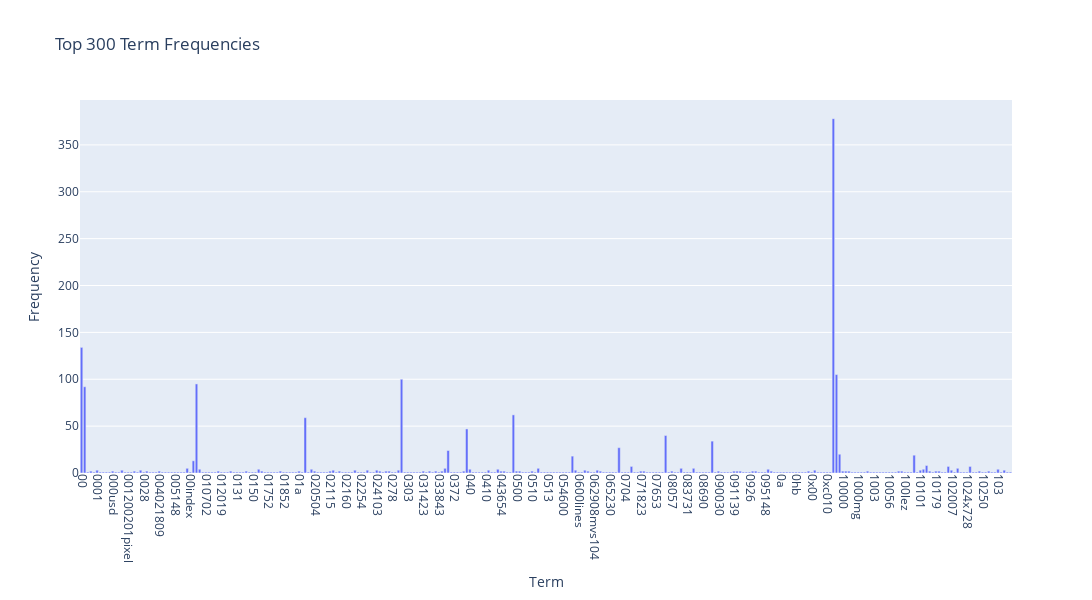

Write notebook code for a chart like this one.
### Markdown cell above
### >>> **Exercise 12 (take home):**
If you want a nicer interactive visualization here, I would encourage you try to install and use plotly to achieve this.

### Code cell
# Answer here
#將前300個terms的頻率用plotly畫出來
import plotly.express as px

df = pd.DataFrame({
    "Term": count_vect.get_feature_names_out()[:300],
    "Frequency": term_frequencies[:300]
})

fig = px.bar(
    df,
    x="Term",
    y="Frequency",
    title="Top 300 Term Frequencies",
)

fig.update_layout(
    xaxis=dict(tickangle=90),#plotly 旋轉 x 軸標籤需使用tickangle，使用rotation會無效，rotation是matplotlib,seaborn的參數
    width=2000,
    height=600
)

fig.show()

### Figure 1 — Plotly figure (JSON) as saved in the notebook; plotly's stock layout.template omitted (floating-point values rounded to 4 significant figures; data arrays with more than 128 entries replaced by an {"elided": "..."} marker saying what was removed)
{"data": [{"hovertemplate": "Term=%{x}<br>Frequency=%{y}<extra></extra>", "legendgroup": "", "marker": {"color": "#636efa", "pattern": {"shape": ""}}, "name": "", "orientation": "v", "showlegend": false, "textposition": "auto", "type": "bar", "x": {"elided": "300 str values"}, "xaxis": "x", "y": {"elided": "300 int values"}, "yaxis": "y"}], "layout": {"barmode": "relative", "height": 600, "legend": {"tracegroupgap": 0}, "title": {"text": "Top 300 Term Frequencies"}, "width": 2000, "xaxis": {"anchor": "y", "domain": [0, 1], "tickangle": 90, "title": {"text": "Term"}}, "yaxis": {"anchor": "x", "domain": [0, 1], "title": {"text": "Frequency"}}}}
